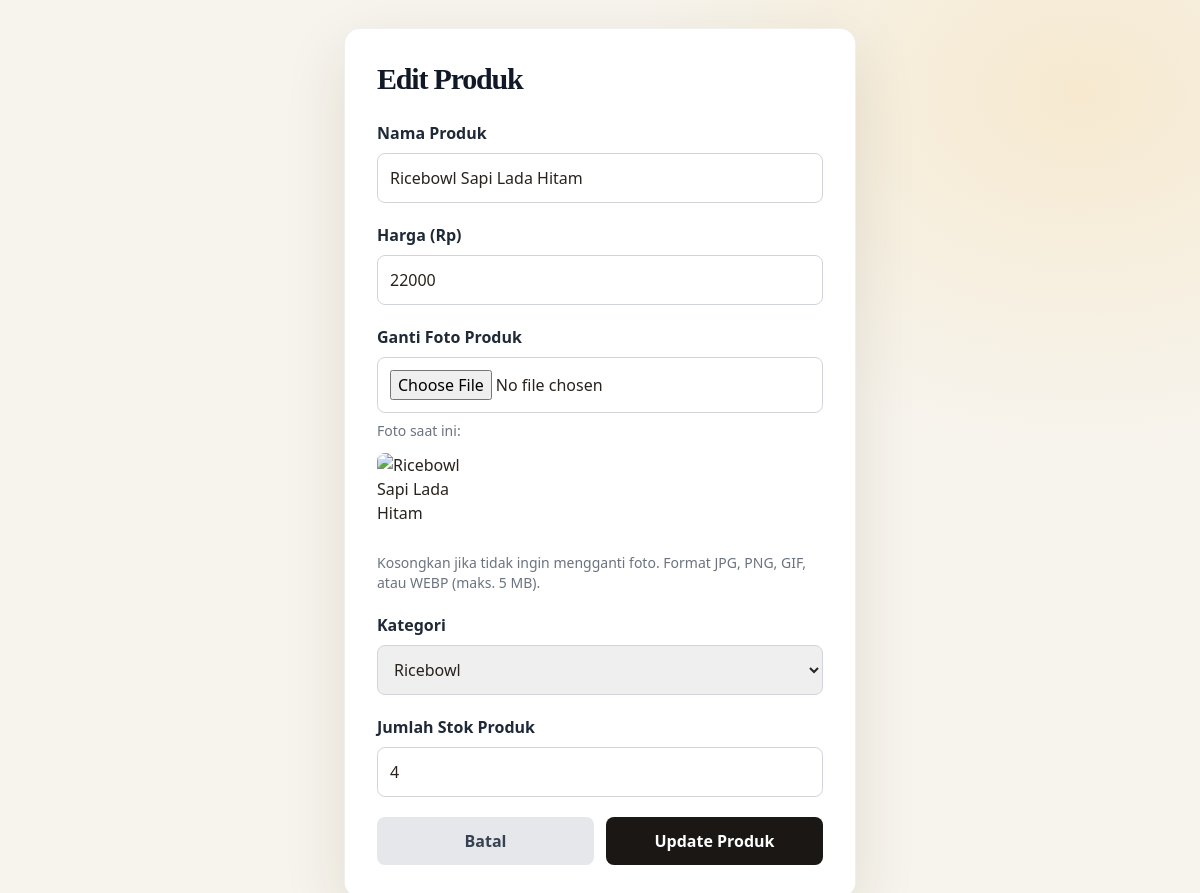
The page /admin/produk/edit/2 (signed in) on the database as committed earlier.
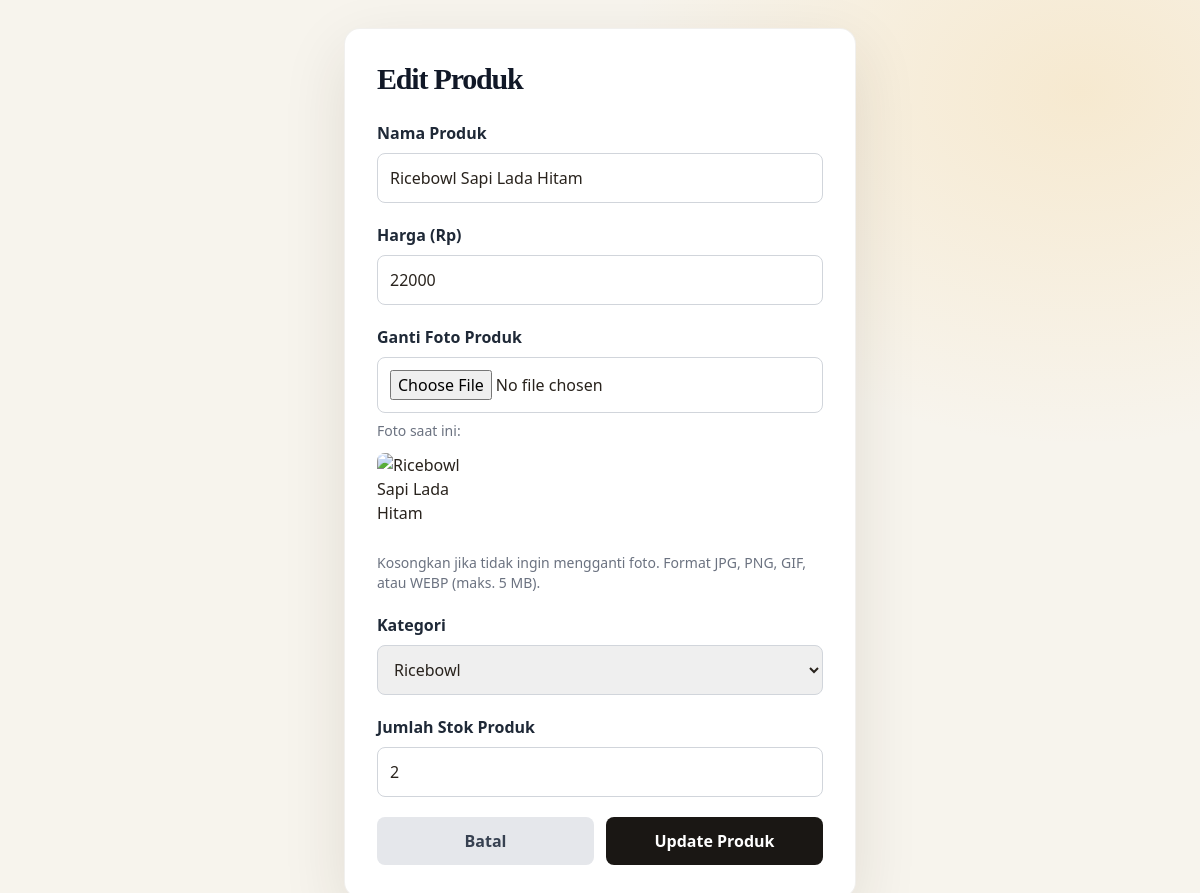
The same page on the database as committed later.
### app.py (models this page shows)
class Produk(db.Model):
    id = db.Column(db.Integer, primary_key=True)
    nama = db.Column(db.String(100), nullable=False)
    harga = db.Column(db.Integer, nullable=False)
    status_ready = db.Column(db.Boolean, default=True)
    stok = db.Column(db.Integer, default=0, nullable=False)
    gambar = db.Column(db.String(500), nullable=True)
    kategori_id = db.Column(
        db.Integer,
        db.ForeignKey('kategori.id'),
        nullable=False
    )

class Kategori(db.Model):
    id = db.Column(db.Integer, primary_key=True)
    nama = db.Column(db.String(50), nullable=False)
    produk = db.relationship(
        'Produk',
        backref='kategori_rel',
        lazy=True
    )

### app.py (the view, shortened to what this page needs)
@app.route('/admin/produk/edit/<int:id>', methods=['GET', 'POST'])
def edit_produk(id):
    if session.get('role') != 'owner':
        return redirect(url_for('login'))
    produk = Produk.query.get_or_404(id)
    kategori_list = Kategori.query.all()
    return render_template(
        'admin_edit_produk.html',
        produk=produk,
        kategori=kategori_list
    )

### app.py (called while the page is built, shortened)
@app.template_filter('gambar_produk')
def gambar_produk(gambar, nama):
    if not gambar:
        return GAMBAR_PRODUK_DEFAULT.get(nama)

### templates/admin_edit_produk.html (shortened to what this page needs)
<!DOCTYPE html>
<html lang="id">
<head>
    <script src="https://cdn.tailwindcss.com"></script>
    <link rel="stylesheet" href="{{ url_for('static', filename='jotoast.css') }}">
</head>
<body class="form-page font-sans flex items-center justify-center">
    <div class="form-card bg-white p-8 rounded-2xl w-full max-w-lg">
        <h2 class="text-3xl font-extrabold text-gray-900 mb-6">Edit Produk</h2>
        <form action="/admin/produk/edit/{{ produk.id }}" method="POST" enctype="multipart/form-data" class="space-y-5">
            <div>
                <label class="block text-gray-800 font-semibold mb-2">Nama Produk</label>
                <input type="text" name="nama" value="{{ produk.nama }}" required class="w-full p-3 border border-gray-300 rounded-lg focus:border-[#f5b841] focus:ring-1 focus:ring-[#f5b841]">
            </div>
            <div>
                <label class="block text-gray-800 font-semibold mb-2">Harga (Rp)</label>
                <input type="number" name="harga" value="{{ produk.harga }}" required class="w-full p-3 border border-gray-300 rounded-lg focus:border-[#f5b841] focus:ring-1 focus:ring-[#f5b841]">
            </div>
            <div>
                <label class="block text-gray-800 font-semibold mb-2">Ganti Foto Produk</label>
                <input
                    type="file"
                    name="gambar"
                    accept=".jpg,.jpeg,.png,.gif,.webp,image/jpeg,image/png,image/gif,image/webp"
                    class="w-full p-3 border border-gray-300 rounded-lg focus:border-[#f5b841] focus:ring-1 focus:ring-[#f5b841]"
                >
                {% if produk.gambar|gambar_produk(produk.nama) %}
                <p class="mt-2 text-sm text-gray-500">Foto saat ini:</p>
                <img
                    src="{{ produk.gambar|gambar_produk(produk.nama) }}"
                    alt="{{ produk.nama }}"
                    class="mt-3 h-24 w-24 rounded-lg object-cover"
                >
                {% endif %}
                <p class="mt-1 text-sm text-gray-500">Kosongkan jika tidak ingin mengganti foto. Format JPG, PNG, GIF, atau WEBP (maks. 5 MB).</p>
            </div>
            <div>
                <label class="block text-gray-800 font-semibold mb-2">Kategori</label>
                <select name="kategori_id" required class="w-full p-3 border border-gray-300 rounded-lg focus:border-[#f5b841]">
                    {% for kat in kategori %}
                    <option value="{{ kat.id }}" {% if kat.id == produk.kategori_id %}selected{% endif %}>{{ kat.nama }}</option>
                    {% endfor %}
                </select>
            </div>
           <div>
                <label class="block text-gray-800 font-semibold mb-2">
                    Jumlah Stok Produk
                </label>
                <input
                    type="number"
                    name="stok"
                    min="0"
                    value="{{ produk.stok }}"
                    required
                    class="w-full p-3 border border-gray-300 rounded-lg"
                >
            </div>
            <div class="flex gap-3 mt-8">
                <a href="/admin/produk" class="flex-1 py-3 text-center rounded-lg bg-gray-200 text-gray-700 font-bold hover:bg-gray-300">Batal</a>
                <button type="submit" class="flex-1 py-3 rounded-lg bg-[#1a1714] text-white font-bold hover:bg-black">Update Produk</button>
            </div>
        </form>
    </div>
</body>
</html>

Rows that differ between the two databases and show on the page:
changed Produk "Ricebowl Sapi Lada Hitam": stok "4" → "2"
